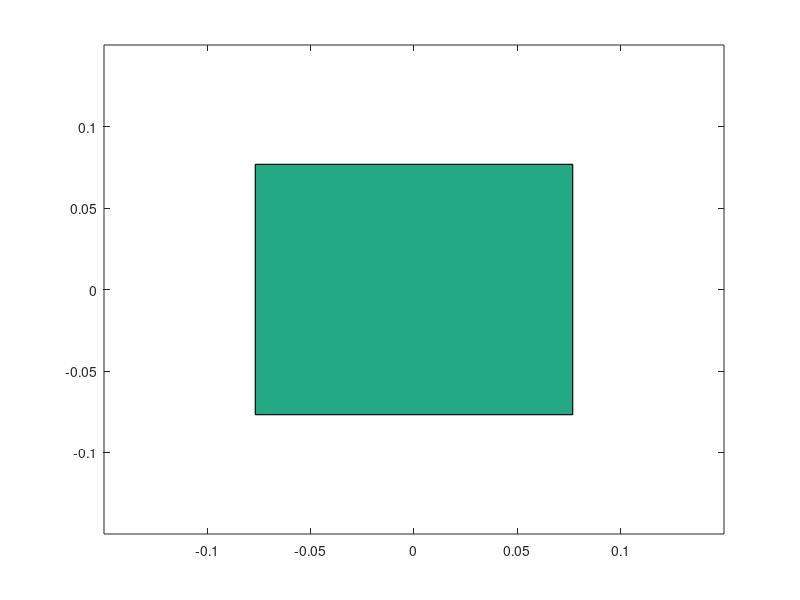

The MATLAB script that drew this image:
clear all;
close all;

phi =pi*0;  %define Euiler angel as 0;
teta=pi*0;
psi=pi*0;

MY_POSITION=[7 0 0];   %define the position of the observer (place the camera)

% now lets place the 3d bar. the cordinats are at Fb system.
Bar_b = zeros(3,8);
Bar_b(:,1) = [ 0.5, 0.5,-0.5];                  % down:   
Bar_b(:,2) = [ 0.5,-0.5,-0.5];                  %          3            4
Bar_b(:,3) = [-0.5,-0.5,-0.5];                  %
Bar_b(:,4) = [-0.5, 0.5,-0.5];                  %          2            1
Bar_b(:,5) = [ 0.5, 0.5, 0.5 ];                  %  up:
Bar_b(:,6) = [ 0.5, -0.5,0.5 ];                  %       7             8
Bar_b(:,7) = [-0.5,-0.5, 0.5 ];                  %
Bar_b(:,8) = [-0.5,0.5,  0.5 ];                  %       6             5


% now ther is section that need to get a key pressed, and update the angale
% state.
but='n';
while (but  ~= 'q')    %% loop and read chars 
    [xi,yi,but] = ginput(1);
    if but=='4'
        phi=phi+0.05;
    end
    if but=='6'
        phi=phi- 0.05;
    end
    if but=='8'
        teta=teta+0.05;
    end
    if but=='2'
        teta=teta - 0.05;
    end
    if but=='1'
        psi=psi+0.05;
    end
    if but=='3'
        psi=psi-0.05;
    end
    if but=='0'
        psi=0;
        teta=0;
        phi=0;
    end

    %define the matrix R (the rotation matrix) to rotate our bar.  we will rotate Fb as it showen 
    % at the inertial system Fi
    %
Rmatrix=[cos(teta)*cos(psi)      , sin(phi)*sin(teta)*cos(psi)-cos(phi)*sin(psi)          ,cos(phi)*sin(teta)*cos(psi)+sin(phi)*sin(psi);...
                      cos(teta)*sin(psi)      ,sin(phi)*sin(teta)*sin(psi)+cos(phi)*cos(psi)          ,cos(phi)*sin(teta)*sin(psi)-sin(phi)*cos(psi);...
                       -sin(teta)                       ,sin(phi)*cos(teta)                                                                       , cos(phi)*cos(teta)];
 
 
 Bar_i = zeros(3,8);
 for k=1:8
     Bar_i(:,k) = Rmatrix * Bar_b(:,k);
 end
 
 
 %now ,project the 3d bar, on a 2d (virtual screen)
 x=zeros(1,8);
 y=zeros(1,8);
 for k=1:8
     x(k)=atan( ( Bar_i(2,k)-MY_POSITION(2)) /  ( Bar_i(1,k)-MY_POSITION(1))  );   %calc the angle that the observer will mesure. i.e the x,y cordinate of the screen 
     y(k)=atan( ( Bar_i(3,k)-MY_POSITION(3)) /  ( Bar_i(1,k)-MY_POSITION(1))  );
 end
surface = zeros(6,3,5) ; %6 serfuces  , 2D + deph, 5 point that define the serfuce
serfuce(1,1:2,:) = [x(1) x(2) x(3) x(4) x(1);y(1) y(2) y(3) y(4) y(1) ];
serfuce(1,3,1) = Bar_i(1,1) +Bar_i(1,2) +Bar_i(1,3) +Bar_i(1,4);
serfuce(2,1:2,:) = [x(5) x(6) x(7) x(8) x(5);y(5) y(6) y(7) y(8) y(5) ];
serfuce(2,3,1) = Bar_i(1,5) +Bar_i(1,6) +Bar_i(1,7) +Bar_i(1,8);
serfuce(3,1:2,:) = [x(1) x(5) x(8) x(4) x(1);y(1) y(5) y(8) y(4) y(1) ];
serfuce(3,3,1) = Bar_i(1,1) +Bar_i(1,5) +Bar_i(1,8) +Bar_i(1,4);
serfuce(4,1:2,:) = [x(1) x(2) x(6) x(5) x(1);y(1) y(2) y(6) y(5) y(1) ];
serfuce(4,3,1) = Bar_i(1,1) +Bar_i(1,2) +Bar_i(1,6) +Bar_i(1,5);
serfuce(5,1:2,:) = [x(4) x(8) x(7) x(3) x(4);y(4) y(8) y(7) y(3) y(4) ];
serfuce(5,3,1) = Bar_i(1,4) +Bar_i(1,8) +Bar_i(1,7) +Bar_i(1,3);
serfuce(6,1:2,:) = [x(2) x(3) x(7) x(6) x(2);y(2) y(3) y(7) y(6) y(2) ];
serfuce(6,3,1) = Bar_i(1,2) +Bar_i(1,3) +Bar_i(1,7) +Bar_i(1,6);
%  %% sort the serfuces by they depth (the x value  )
  sort=zeros(2,6);
  for k=1:6
      sort(1,k)= serfuce(k,3,1);
      sort(2,k)=k;
  end

   for m=2:6
         key =    sort(1,m);
         index=m;
         k= m-1; 
         while( k > 0  &&  sort(1,k)> key)
                sort(1,k+1) = sort(1,k); 
                 sort(2,k+1) = sort(2,k); 
                 k = k-1; 
                 sort(1,k+1) = key;
                 sort(2,k+1) = index;
            end
   end
   
   
   
   
plot(0,0);
hold on
for k=1:6
      X= zeros(1,5);
      Y= zeros(1,5);
      for m=1:5
          X(m)  = serfuce(sort(2,k),1,m);
          Y(m)  = serfuce(sort(2,k),2,m);
      end
    fill(X,Y,sort(2,k))
end

 axis([-0.15 0.15  -0.15  0.15]);
 hold off


end
close all

